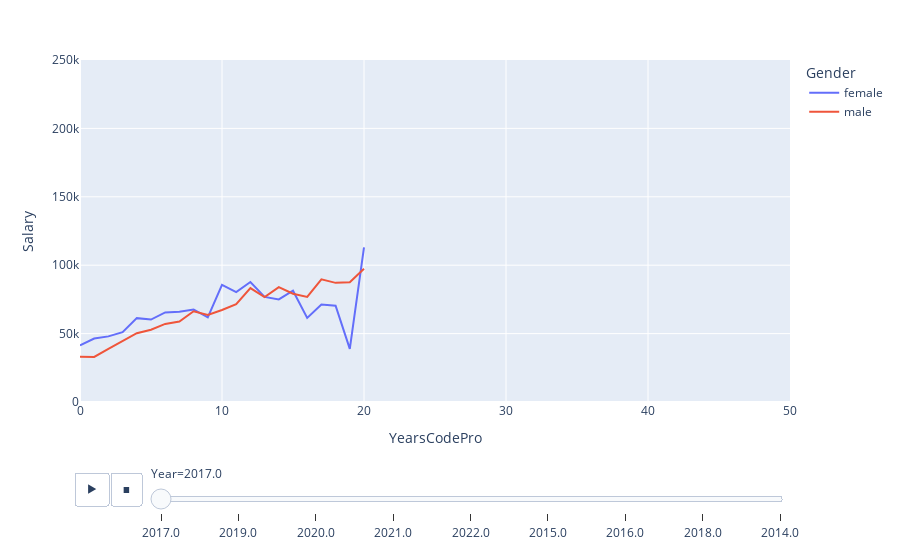

Notebook code cell kept with this figure:
### Code cell
df = pd.read_parquet('../data/SO_2014_2022.pq')

avg_salary = df.groupby(['YearsCodePro', 'Gender', 'Year'])['Salary'].mean().reset_index()

fig = px.line(avg_salary, x="YearsCodePro", y="Salary", animation_frame="Year", color="Gender",
              range_x=[0, 50], range_y=[0, 250000])
fig.update_layout(xaxis_title="YearsCodePro", yaxis_title="Salary")

fig.show()

### Figure 1 — Plotly figure (JSON) as saved in the notebook; plotly's stock layout.template omitted (floating-point values rounded to 4 significant figures)
{"data": [{"hovertemplate": "Gender=female<br>Year=2017.0<br>YearsCodePro=%{x}<br>Salary=%{y}<extra></extra>", "legendgroup": "female", "line": {"color": "#636efa", "dash": "solid"}, "marker": {"symbol": "circle"}, "mode": "lines", "name": "female", "orientation": "v", "showlegend": true, "type": "scatter", "x": [0, 1, 2, 3, 4, 5, 6, 7, 8, 9, 10, 11, 12, 13, 14, 15, 16, 17, 18, 19, 20], "xaxis": "x", "y": [41390.0, 46440.0, 47960.0, 51070.0, 61300.0, 60240.0, 65510.0, 65970.0, 67650.0, 61910.0, 85600.0, 80340.0, 87700.0, 76830.0, 75000.0, 81310.0, 61480.0, 71230.0, 70440.0, 38860.0, 113000.0], "yaxis": "y"}, {"hovertemplate": "Gender=male<br>Year=2017.0<br>YearsCodePro=%{x}<br>Salary=%{y}<extra></extra>", "legendgroup": "male", "line": {"color": "#EF553B", "dash": "solid"}, "marker": {"symbol": "circle"}, "mode": "lines", "name": "male", "orientation": "v", "showlegend": true, "type": "scatter", "x": [0, 1, 2, 3, 4, 5, 6, 7, 8, 9, 10, 11, 12, 13, 14, 15, 16, 17, 18, 19, 20], "xaxis": "x", "y": [33100.0, 32930.0, 38760.0, 44310.0, 50290.0, 52840.0, 57100.0, 58760.0, 66320.0, 63710.0, 67270.0, 71570.0, 83300.0, 76720.0, 83970.0, 79110.0, 76770.0, 89620.0, 87090.0, 87470.0, 97430.0], "yaxis": "y"}], "layout": {"legend": {"title": {"text": "Gender"}, "tracegroupgap": 0}, "margin": {"t": 60}, "sliders": [{"active": 0, "currentvalue": {"prefix": "Year="}, "len": 0.9, "pad": {"b": 10, "t": 60}, "steps": [{"args": [["2017.0"], {"frame": {"duration": 0, "redraw": false}, "fromcurrent": true, "mode": "immediate", "transition": {"duration": 0, "easing": "linear"}}], "label": "2017.0", "method": "animate"}, {"args": [["2019.0"], {"frame": {"duration": 0, "redraw": false}, "fromcurrent": true, "mode": "immediate", "transition": {"duration": 0, "easing": "linear"}}], "label": "2019.0", "method": "animate"}, {"args": [["2020.0"], {"frame": {"duration": 0, "redraw": false}, "fromcurrent": true, "mode": "immediate", "transition": {"duration": 0, "easing": "linear"}}], "label": "2020.0", "method": "animate"}, {"args": [["2021.0"], {"frame": {"duration": 0, "redraw": false}, "fromcurrent": true, "mode": "immediate", "transition": {"duration": 0, "easing": "linear"}}], "label": "2021.0", "method": "animate"}, {"args": [["2022.0"], {"frame": {"duration": 0, "redraw": false}, "fromcurrent": true, "mode": "immediate", "transition": {"duration": 0, "easing": "linear"}}], "label": "2022.0", "method": "animate"}, {"args": [["2015.0"], {"frame": {"duration": 0, "redraw": false}, "fromcurrent": true, "mode": "immediate", "transition": {"duration": 0, "easing": "linear"}}], "label": "2015.0", "method": "animate"}, {"args": [["2016.0"], {"frame": {"duration": 0, "redraw": false}, "fromcurrent": true, "mode": "immediate", "transition": {"duration": 0, "easing": "linear"}}], "label": "2016.0", "method": "animate"}, {"args": [["2018.0"], {"frame": {"duration": 0, "redraw": false}, "fromcurrent": true, "mode": "immediate", "transition": {"duration": 0, "easing": "linear"}}], "label": "2018.0", "method": "animate"}, {"args": [["2014.0"], {"frame": {"duration": 0, "redraw": false}, "fromcurrent": true, "mode": "immediate", "transition": {"duration": 0, "easing": "linear"}}], "label": "2014.0", "method": "animate"}], "x": 0.1, "xanchor": "left", "y": 0, "yanchor": "top"}], "updatemenus": [{"buttons": [{"args": [null, {"frame": {"duration": 500, "redraw": false}, "fromcurrent": true, "mode": "immediate", "transition": {"duration": 500, "easing": "linear"}}], "label": "&#9654;", "method": "animate"}, {"args": [[null], {"frame": {"duration": 0, "redraw": false}, "fromcurrent": true, "mode": "immediate", "transition": {"duration": 0, "easing": "linear"}}], "label": "&#9724;", "method": "animate"}], "direction": "left", "pad": {"r": 10, "t": 70}, "showactive": false, "type": "buttons", "x": 0.1, "xanchor": "right", "y": 0, "yanchor": "top"}], "xaxis": {"anchor": "y", "domain": [0, 1], "range": [0, 50], "title": {"text": "YearsCodePro"}}, "yaxis": {"anchor": "x", "domain": [0, 1], "range": [0, 250000], "title": {"text": "Salary"}}}}
